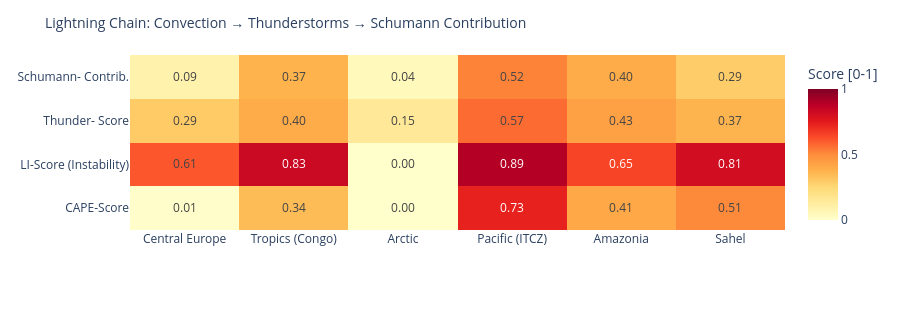

Here is the notebook cell this chart was saved with:
### Code cell
# ============================================================
# LIGHTNING CHAIN: Convection → Thunderstorms → Schumann
# Shows the causal chain per measurement point as heatmap
# ============================================================

def cape_score(v):
    """CAPE → normalized score [0,1]"""
    if v is None or pd.isna(v): return 0.0
    return min(1.0, float(v) / 3000)

def li_score(v):
    """Lifted Index: negative = unstable → score [0,1]"""
    if v is None or pd.isna(v): return 0.3
    return min(1.0, max(0.0, (-float(v) + 6) / 12))

def cloud_score(v):
    if v is None or pd.isna(v): return 0.3
    return float(v) / 100

def thunder_score(row):
    """Kombinierter Gewitterwahrscheinlichkeits-Score
    CAPE + LI + Bedeckung + WMO-Gewitter + konvektiver Niederschlag (showers)
    Hinweis: X-Ray und Kp sind kein Bestandteil – nur geomagn./solarer Kontext.
    """
    cs = cape_score(row.get('cape'))
    ls = li_score(row.get('li'))
    cl = cloud_score(row.get('cloud'))
    t  = 1.0 if row.get('thunderstorm') else 0.0
    # Convective precipitation (showers) as additional indicator
    sh = min(1.0, (row.get('showers') or 0) / 5.0)
    return round(cs * 0.30 + ls * 0.25 + cl * 0.15 + t * 0.20 + sh * 0.10, 3)

def schumann_contribution(t_score, lat):
    """Schumann contribution: higher in tropics (±30°), scaled by thunderstorm score"""
    lat_weight = max(0.3, 1.0 - abs(lat) / 60)
    return round(t_score * lat_weight, 3)

df_atm['cape_score']   = df_atm.apply(lambda r: cape_score(r['cape']), axis=1)
df_atm['li_score']     = df_atm.apply(lambda r: li_score(r['li']),    axis=1)
df_atm['thunder_score']= df_atm.apply(lambda r: thunder_score(r.to_dict()), axis=1)
df_atm['schumann_contribution'] = df_atm.apply(
    lambda r: schumann_contribution(r['thunder_score'], r['lat']), axis=1)

metrics = ['cape_score', 'li_score', 'thunder_score', 'schumann_contribution']
labels  = ['CAPE-Score', 'LI-Score\n(Instability)', 'Thunder-\nScore', 'Schumann-\nContrib.']
z_data  = [df_atm[m].tolist() for m in metrics]

fig = go.Figure(go.Heatmap(
    z=z_data,
    x=df_atm['point'].tolist(),
    y=labels,
    colorscale='YlOrRd',
    zmin=0, zmax=1,
    text=[[f'{v:.2f}' for v in row] for row in z_data],
    texttemplate='%{text}', textfont=dict(size=12),
    colorbar=dict(title='Score [0-1]')
))
fig.update_layout(
    title=dict(text='Lightning Chain: Convection → Thunderstorms → Schumann Contribution', font=dict(size=14)),
    height=310,
    plot_bgcolor='rgba(0,0,0,0)', paper_bgcolor='rgba(0,0,0,0)',
    margin=dict(l=130, r=80, t=55, b=80)
)
fig.show()

### Figure 1 — Plotly figure (JSON) as saved in the notebook; plotly's stock layout.template omitted (floating-point values rounded to 4 significant figures)
{"data": [{"colorbar": {"title": {"text": "Score [0-1]"}}, "colorscale": [[0.0, "rgb(255,255,204)"], [0.125, "rgb(255,237,160)"], [0.25, "rgb(254,217,118)"], [0.375, "rgb(254,178,76)"], [0.5, "rgb(253,141,60)"], [0.625, "rgb(252,78,42)"], [0.75, "rgb(227,26,28)"], [0.875, "rgb(189,0,38)"], [1.0, "rgb(128,0,38)"]], "text": [["0.01", "0.34", "0.00", "0.73", "0.41", "0.51"], ["0.61", "0.83", "0.00", "0.89", "0.65", "0.81"], ["0.29", "0.40", "0.15", "0.57", "0.43", "0.37"], ["0.09", "0.37", "0.04", "0.52", "0.40", "0.29"]], "textfont": {"size": 12}, "texttemplate": "%{text}", "type": "heatmap", "x": ["Central Europe", "Tropics (Congo)", "Arctic", "Pacific (ITCZ)", "Amazonia", "Sahel"], "y": ["CAPE-Score", "LI-Score\n(Instability)", "Thunder-\nScore", "Schumann-\nContrib."], "z": [[0.006667, 0.3433, 0.0, 0.73, 0.41, 0.5067], [0.6083, 0.8333, 0.0, 0.8917, 0.65, 0.8083], [0.294, 0.397, 0.15, 0.566, 0.435, 0.369], [0.088, 0.371, 0.045, 0.519, 0.399, 0.289]], "zmax": 1, "zmin": 0}], "layout": {"height": 310, "margin": {"b": 80, "l": 130, "r": 80, "t": 55}, "paper_bgcolor": "rgba(0,0,0,0)", "plot_bgcolor": "rgba(0,0,0,0)", "title": {"font": {"size": 14}, "text": "Lightning Chain: Convection → Thunderstorms → Schumann Contribution"}}}
